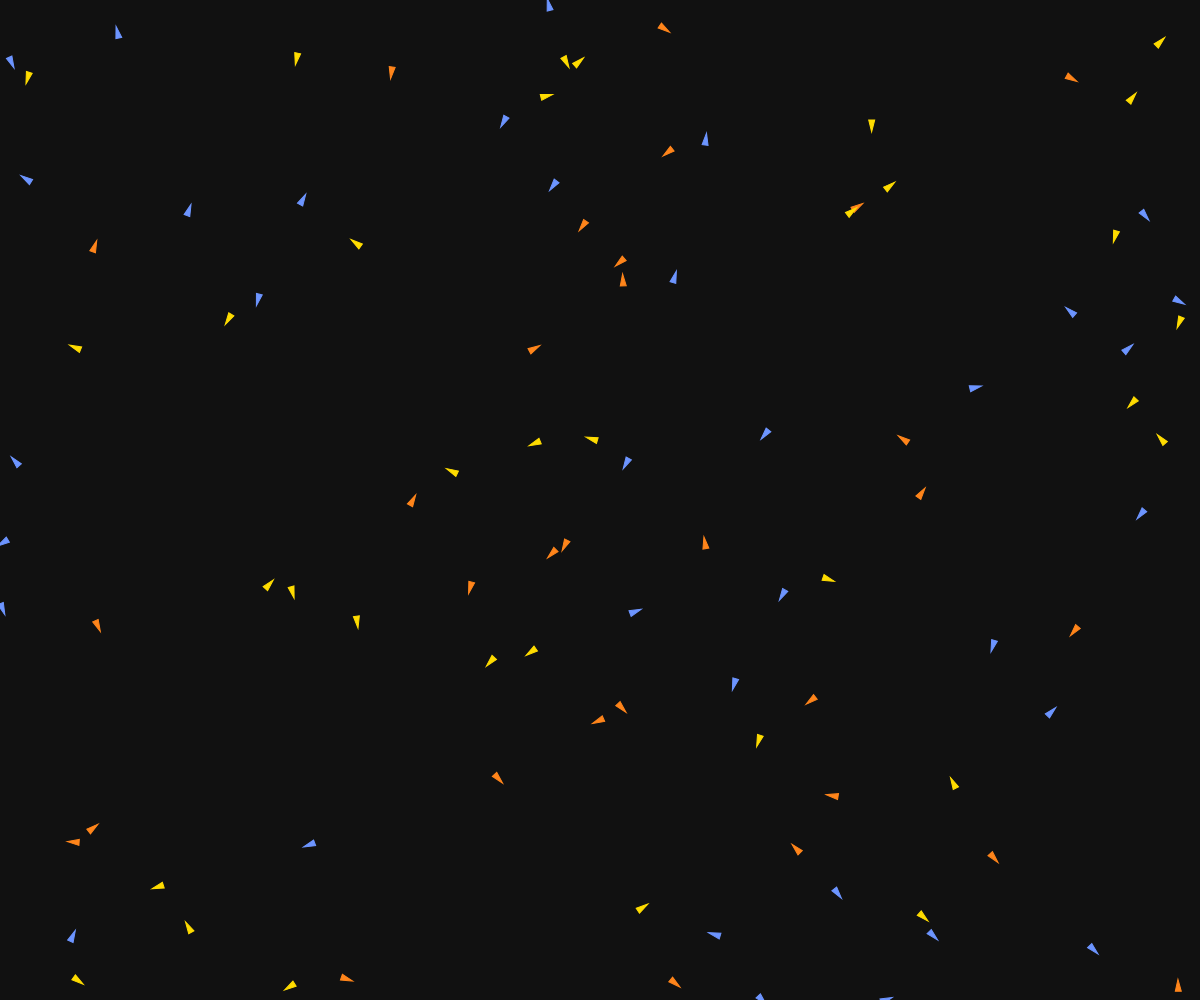
Frame 1 (no input)
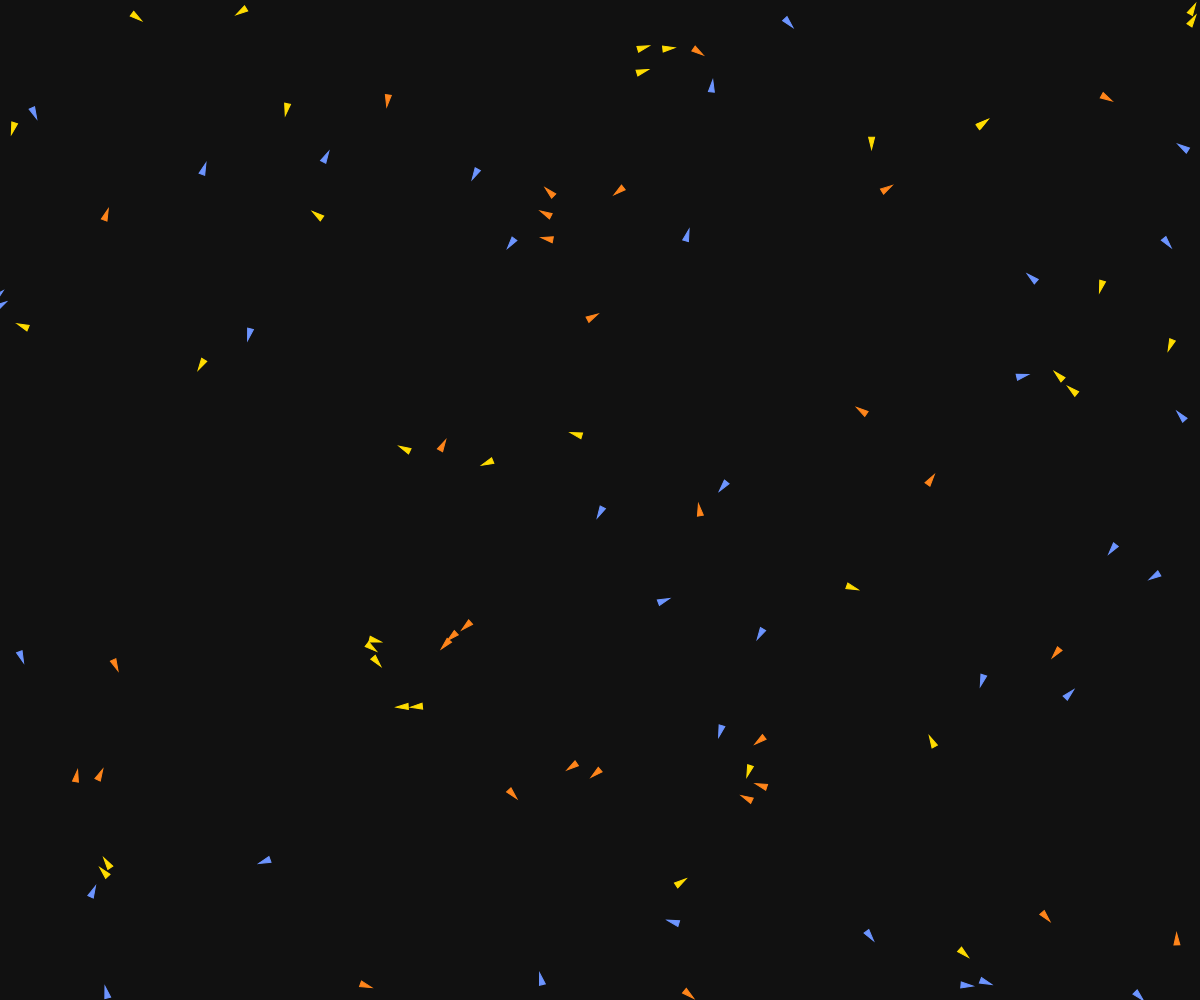
Frame 60 (no input)
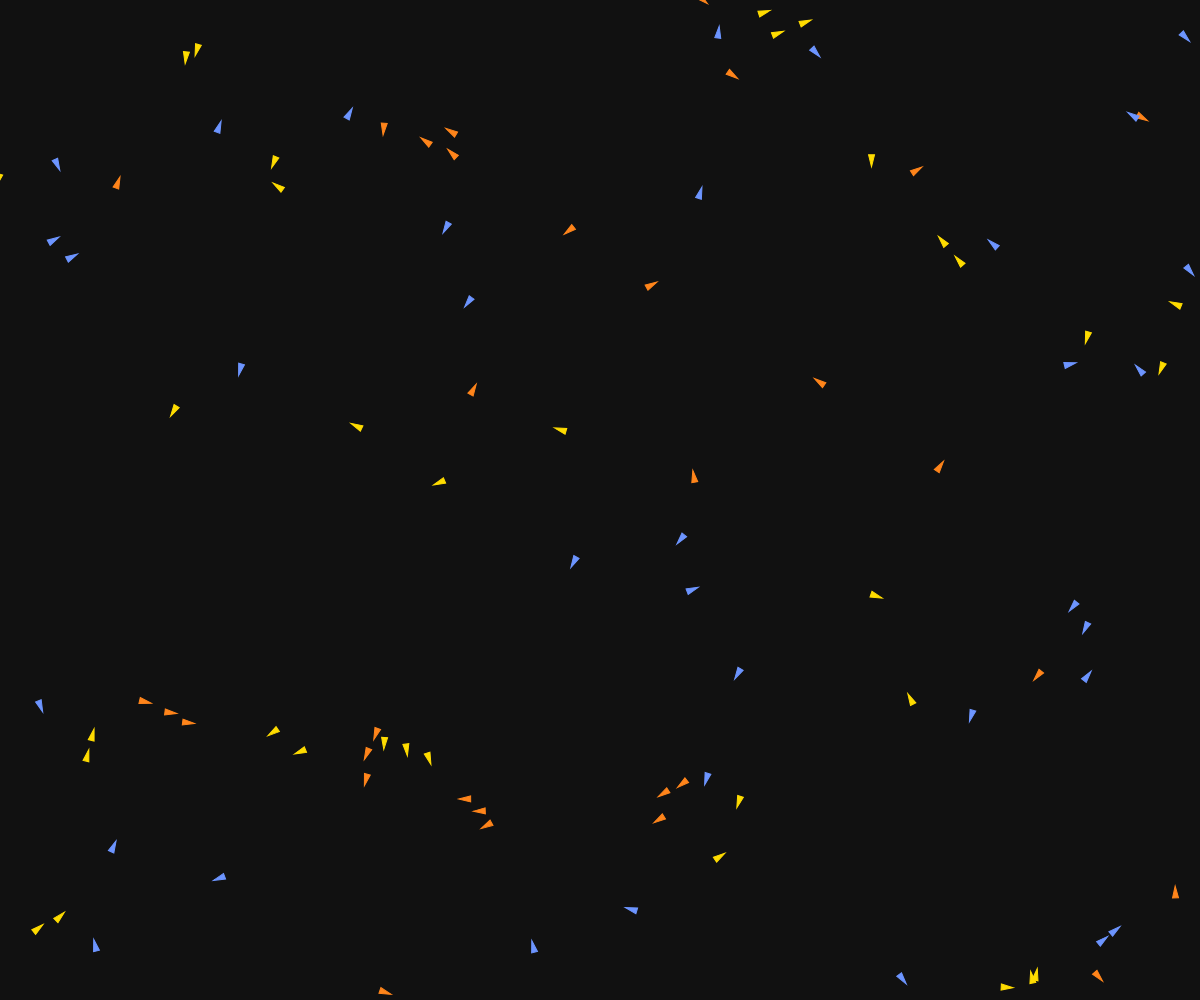
Frame 120 (the mouse pressed at the canvas centre since frame 60)

The p5.js sketch that drew these frames (run headless with seeded random() and noise() and a simulated clock; from frame 60 on, the mouse is pressed at the canvas centre):

// p5.js sketch
// ── sketch.js
let flock;

let number_of_boids = 100; // how many boids on the screen?
let min_life_force = 1500;
let max_life_force = 2500;
let life_force_decrement = 0.0; // set to some value; boid will die off a bit by this amt/frame
let number_of_groups = 3; // set from 1 - 6 probably

function setup() {
  createCanvas(windowWidth, windowHeight);
  flock = new Flock();
  // Add an initial set of boids into the system
  for (let i = 0; i < number_of_boids; i++) {
    //let b = new Boid(width / 2, height / 2);
    let b = new Boid(random(width), random(height));
    // let b = new Boid(random(1*width/3, 2*width/3), random(1*height/3, 2*height/3))
    flock.addBoid(b);
  }
}

function draw() {
 background(color_named('sky'));
  //background(255);
  if (flock.boids.length > 0) {
    flock.run();
    flock.update();
  }
  else {
    noLoop();
    console.log("All the boids are dead.")
  }
}

// Pause
function mousePressed() {
  isLooping() ? noLoop() : loop();
}

 function windowResized() {
   resizeCanvas(windowWidth, windowHeight);
 }


// The Nature of Code
// Daniel Shiffman
// http://natureofcode.com

// Flock object

function Flock() {
  // An array for all the boids
  this.boids = []; // Initialize the array
}

Flock.prototype.run = function () {
  for (let i = 0; i < this.boids.length; i++) {
    this.boids[i].run(this.boids); // Passing the entire list of boids to each boid individually
  }
}

Flock.prototype.update = function () {
  this.remove_dead_boids();
}

Flock.prototype.addBoid = function (b) {
  this.boids.push(b);
}

Flock.prototype.remove_dead_boids = function () {
  this.boids = this.boids.filter(boid => boid.life_force > 0);
}

// The Nature of Code
// Daniel Shiffman
// http://natureofcode.com

// Boid class
// Methods for Separation, Cohesion, Alignment added

function Boid(x, y) {
  this.acceleration = createVector(0, 0);
  this.velocity = createVector(random(-1, 1), random(-1, 1));
  this.position = createVector(x, y);
  this.r = 3.0;
  this.maxspeed = 3; // Maximum speed
  this.maxforce = 0.05; // Maximum steering force
  this.colour_name = random_color(); 
  this.colour = color_named(this.colour_name);
  this.life_force = max_life_force; //random(min_life_force, max_life_force);
}

Boid.prototype.run = function (boids) {
  this.flock(boids);
  this.update();
  this.borders();
  this.render();
}

Boid.prototype.applyForce = function (force) {
  // We could add mass here if we want A = F / M
  this.acceleration.add(force);
}

// We accumulate a new acceleration each time based on three rules
Boid.prototype.flock = function (boids) {
  let feather_mates = boids.filter(boid => this.of_a_feather(boid));
  let sep = this.separate(feather_mates); // Separation
  let ali = this.align(feather_mates); // Alignment
  let coh = this.cohesion(feather_mates); // Cohesion
  // Arbitrarily weight these forces
  sep.mult(1.5);
  ali.mult(1.0);
  coh.mult(1.0);
  // Add the force vectors to acceleration
  this.applyForce(sep);
  this.applyForce(ali);
  this.applyForce(coh);
}

// Method to update location
Boid.prototype.update = function () {
  // Update velocity
  this.velocity.add(this.acceleration);
  // Limit speed
  this.velocity.limit(this.maxspeed);
  this.position.add(this.velocity);
  // Reset accelertion to 0 each cycle
  this.acceleration.mult(0);
  // Update Life force
  if (this.life_force > 0) {
    this.life_force -= life_force_decrement; 
  } else {
    this.life_force = 0;
  }
}

// A method that calculates and applies a steering force towards a target
// STEER = DESIRED MINUS VELOCITY
Boid.prototype.seek = function (target) {
  let desired = p5.Vector.sub(target, this.position); // A vector pointing from the location to the target
  // Normalize desired and scale to maximum speed
  desired.normalize();
  desired.mult(this.maxspeed);
  // Steering = Desired minus Velocity
  let steer = p5.Vector.sub(desired, this.velocity);
  steer.limit(this.maxforce); // Limit to maximum steering force
  return steer;
}

Boid.prototype.render = function () {
  // Draw a triangle rotated in the direction of velocity
  let theta = this.velocity.heading() + radians(90);
  alpha_value = (255 * this.life_force) / max_life_force;
  this.colour.setAlpha(alpha_value); 
  fill(this.colour);
  stroke(this.colour);
  push();
  translate(this.position.x, this.position.y);
  rotate(theta);
  beginShape();
  vertex(0, -this.r * 2);
  vertex(-this.r, this.r * 2);
  vertex(this.r, this.r * 2);
  endShape(CLOSE);
  pop();
}

// Wraparound
Boid.prototype.borders = function () {
  if (this.position.x < -this.r) this.position.x = width + this.r;
  if (this.position.y < -this.r) this.position.y = height + this.r;
  if (this.position.x > width + this.r) this.position.x = -this.r;
  if (this.position.y > height + this.r) this.position.y = -this.r;
}

// Separation
// Method checks for nearby boids and steers away
Boid.prototype.separate = function (boids) {
  let desiredseparation = 25.0;
  let steer = createVector(0, 0);
  let count = 0;
  // For every boid in the system, check if it's too close
  for (let i = 0; i < boids.length; i++) {
    let d = p5.Vector.dist(this.position, boids[i].position);
    // If the distance is greater than 0 and less than an arbitrary amount (0 when you are yourself)
    if ((d > 0) && (d < desiredseparation)) {
      // Calculate vector pointing away from neighbor
      let diff = p5.Vector.sub(this.position, boids[i].position);
      diff.normalize();
      diff.div(d); // Weight by distance
      steer.add(diff);
      count++; // Keep track of how many
    }
  }
  // Average -- divide by how many
  if (count > 0) {
    steer.div(count);
  }

  // As long as the vector is greater than 0
  if (steer.mag() > 0) {
    // Implement Reynolds: Steering = Desired - Velocity
    steer.normalize();
    steer.mult(this.maxspeed);
    steer.sub(this.velocity);
    steer.limit(this.maxforce);
  }
  return steer;
}

// Alignment
// For every nearby boid in the system, calculate the average velocity
Boid.prototype.align = function (boids) {
  let neighbordist = 50;
  let sum = createVector(0, 0);
  let count = 0;
  for (let i = 0; i < boids.length; i++) {
    let d = p5.Vector.dist(this.position, boids[i].position);
    if ((d > 0) && (d < neighbordist)) {
      sum.add(boids[i].velocity);
      count++;
    }
  }
  if (count > 0) {
    sum.div(count);
    sum.normalize();
    sum.mult(this.maxspeed);
    let steer = p5.Vector.sub(sum, this.velocity);
    steer.limit(this.maxforce);
    return steer;
  } else {
    return createVector(0, 0);
  }
}

// Cohesion
// For the average location (i.e. center) of all nearby boids, calculate steering vector towards that location
Boid.prototype.cohesion = function (boids) {
  let neighbordist = 50;
  let sum = createVector(0, 0); // Start with empty vector to accumulate all locations
  let count = 0;
  for (let i = 0; i < boids.length; i++) {
    let d = p5.Vector.dist(this.position, boids[i].position);
    if ((d > 0) && (d < neighbordist)) {
      sum.add(boids[i].position); // Add location
      count++;
    }
  }
  if (count > 0) {
    sum.div(count);
    return this.seek(sum); // Steer towards the location
  } else {
    return createVector(0, 0);
  }
}

Boid.prototype.of_a_feather = function (boid) {
  return this.colour_name === boid.colour_name
}


function random_color () {
  colors = ['blue_2','yellow','orange','blue_3','blue_4','blue_5',];
  i = random(number_of_groups);
  c = colors[int(i) % colors.length];
  return c;
}
// see https://clrs.cc/
function color_named (name) {
  colors = {
    aqua:    color(0x7f,0xdb,0xff),
    blue:    color(0x00,0x74,0xd9),
    lime:    color(0x01,0xff,0x70),
    navy:    color(0x00,0x1f,0x3f),
    teal:    color(0x39,0xcc,0xcc),
    olive:   color(0x3d,0x99,0x70),
    green:   color(0x2e,0xcc,0x40),
    red:     color(0xff,0x41,0x36),
    maroon:  color(0x85,0x14,0x4b),
    orange:  color(0xff,0x85,0x1b),
    purple:  color(0xb1,0x0d,0xc9),
    yellow:  color(0xff,0xdc,0x00),
    fuchsia: color(0xf0,0x12,0xbe),
    gray:    color(0xaa,0xaa,0xaa),
    white:   color(0xff,0xff,0xff),
    black:   color(0x11,0x11,0x11),
    silver:  color(0xdd,0xdd,0xdd),
    blue_1:  color(0x3B,0x50,0x8A),
    blue_2:  color(0x6D,0x95,0xFF),
    blue_3:  color(0x5C,0x7D,0xD6),
    blue_4:  color(0x41,0x58,0x96),
    blue_5:  color(0x30,0x41,0x70),
    sky: color(0x11,0x11,0x11)
  };
  return colors[name];
}
